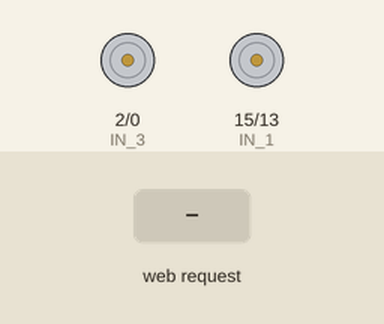
The sketch below on a simulated ESP8266 (NodeMCU). On the bench: motor-driver pin pairs drawn as motors (green arrow = first pin HIGH = forward, orange = second pin HIGH = backward, longer = more drive). The inputs (shaded band) are chosen by the test bench. What the sketch prints to the serial monitor is not drawn.

Above: at 1.2 s.
1.3 s: HTTP request GET /?State=F received
At 2.5 s:
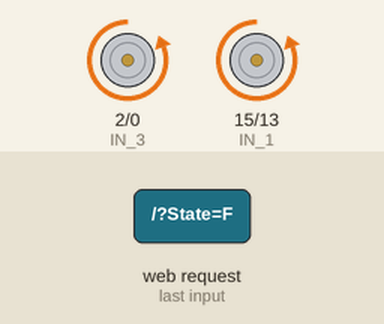
2.8 s: HTTP request GET /?State=B received
At 3.6 s:
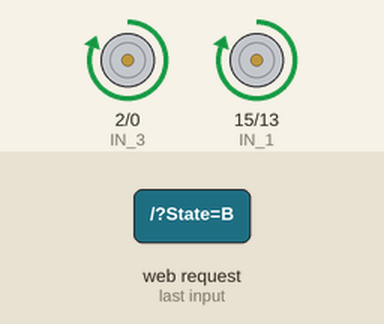
4.3 s: HTTP request GET /?State=R received
At 4.8 s:
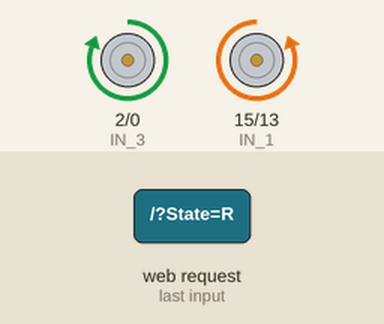
5.8 s: HTTP request GET /?State=L received
At 7.1 s:
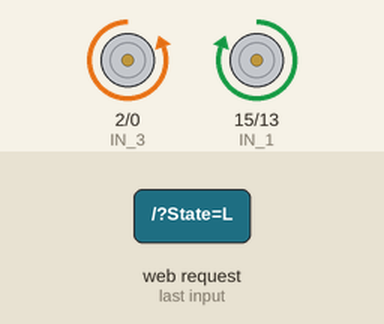
Timing chart, 0 to 8.3 s (numbered marks = the images above; inputs shaded):
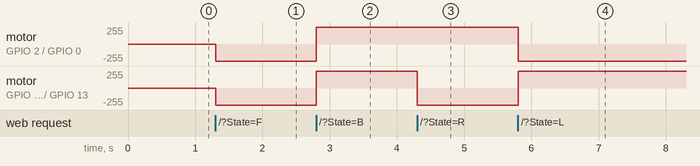

The sketch:

main.ino
```cpp
// (licence header left out)
/*
 Recoded by
 https://github.com/equinnoxy
 for removing some unused lines (pwm)
 */

//#define ENA   14          // Enable/speed motors Kiri          GPIO14(D5)
//#define ENB   12          // Enable/speed motors Kanan         GPIO12(D6)
#define IN_1  15          // L298N in1 motors Kiri             GPIO15(D8)
#define IN_2  13          // L298N in2 motors Kiri             GPIO13(D7)
#define IN_3  2           // L298N in3 motors Kanan            GPIO2(D4)
#define IN_4  0           // L298N in4 motors Kanan            GPIO0(D3)

#include <ESP8266WiFi.h>
#include <WiFiClient.h>
#include <ESP8266WebServer.h>

String command;             // String to store app command state.
//int speedCar = 800;         // 400 - 1023.
//int speed_Coeff = 3;

const char* ssid = "sum0 pr0t0typ3"; // you can change wifi name here
const char* psk = "77889900"; // password
ESP8266WebServer server(80);

void setup() {
 Serial.begin(115200);
// pinMode(ENA, OUTPUT);
// pinMode(ENB, OUTPUT);
 pinMode(IN_1, OUTPUT);
 pinMode(IN_2, OUTPUT);
 pinMode(IN_3, OUTPUT);
 pinMode(IN_4, OUTPUT);

// Connecting WiFi

  WiFi.mode(WIFI_AP);
  WiFi.softAP(ssid, psk);

  IPAddress myIP = WiFi.softAPIP();
  Serial.print("AP IP address: ");
  Serial.println(myIP);

 // Starting WEB-server
     server.on ( "/", HTTP_handleRoot );
     server.onNotFound ( HTTP_handleRoot );
     server.begin();
}

void jalanMaju(){
      Serial.println("Robot Maju");
      digitalWrite(IN_1, LOW);
      digitalWrite(IN_2, HIGH);
//      analogWrite(ENA, speedCar);
      digitalWrite(IN_3, LOW);
      digitalWrite(IN_4, HIGH);
//      analogWrite(ENB, speedCar);
  }

void jalanMundur(){
      Serial.println("Robot Mundur");
      digitalWrite(IN_1, HIGH);
      digitalWrite(IN_2, LOW);
//      analogWrite(ENA, speedCar);
      digitalWrite(IN_3, HIGH);
      digitalWrite(IN_4, LOW);
//      analogWrite(ENB, speedCar);
  }

void putarKiri(){
      Serial.println("Robot Putar Kiri");
      digitalWrite(IN_1, HIGH);
      digitalWrite(IN_2, LOW);
//      analogWrite(ENA, speedCar);
      digitalWrite(IN_3, LOW);
      digitalWrite(IN_4, HIGH);
//      analogWrite(ENB, speedCar);
  }

void putarKanan(){
      Serial.println("Robot Putar Kanan");
      digitalWrite(IN_1, LOW);
      digitalWrite(IN_2, HIGH);
//      analogWrite(ENA, speedCar);
      digitalWrite(IN_3, HIGH);
      digitalWrite(IN_4, LOW);
//      analogWrite(ENB, speedCar);
  }

/*
void jalanMajuKiri(){

      digitalWrite(IN_1, LOW);
      digitalWrite(IN_2, HIGH);
      analogWrite(ENA, speedCar/speed_Coeff);

      digitalWrite(IN_3, LOW);
      digitalWrite(IN_4, HIGH);
      analogWrite(ENB, speedCar);
   }

void jalanMajuKanan(){

      digitalWrite(IN_1, LOW);
      digitalWrite(IN_2, HIGH);
      analogWrite(ENA, speedCar);

      digitalWrite(IN_3, LOW);
      digitalWrite(IN_4, HIGH);
      analogWrite(ENB, speedCar/speed_Coeff);
  }

void jalanMundurKiri(){

      digitalWrite(IN_1, HIGH);
      digitalWrite(IN_2, LOW);
      analogWrite(ENA, speedCar/speed_Coeff);

      digitalWrite(IN_3, HIGH);
      digitalWrite(IN_4, LOW);
      analogWrite(ENB, speedCar);
  }

void jalanMundurKanan(){

      digitalWrite(IN_1, HIGH);
      digitalWrite(IN_2, LOW);
      analogWrite(ENA, speedCar);

      digitalWrite(IN_3, HIGH);
      digitalWrite(IN_4, LOW);
      analogWrite(ENB, speedCar/speed_Coeff);
  }
*/
void stopRobot(){
      Serial.println("Robot Berhenti");
      digitalWrite(IN_1, LOW);
      digitalWrite(IN_2, LOW);
//      analogWrite(ENA, speedCar);
      digitalWrite(IN_3, LOW);
      digitalWrite(IN_4, LOW);
//      analogWrite(ENB, speedCar);
 }

void loop() {
    server.handleClient();

      command = server.arg("State");
      if (command == "F") jalanMaju();
      else if (command == "B") jalanMundur();
      else if (command == "R") putarKanan();
      else if (command == "L") putarKiri();
/*    else if (command == "G") jalanMajuKiri();
      else if (command == "I") jalanMajuKanan();
      else if (command == "H") jalanMundurKiri();
      else if (command == "J") jalanMundurKanan();
      else if (command == "0") speedCar = 400;
      else if (command == "1") speedCar = 470;
      else if (command == "2") speedCar = 540;
      else if (command == "3") speedCar = 610;
      else if (command == "4") speedCar = 680;
      else if (command == "5") speedCar = 750;
      else if (command == "6") speedCar = 820;
      else if (command == "7") speedCar = 890;
      else if (command == "8") speedCar = 960;
      else if (command == "9") speedCar = 1023;
      else if (command == "S") stopRobot();
*/
}

void HTTP_handleRoot(void) {

if( server.hasArg("State") ){
       Serial.println(server.arg("State"));
  }
  server.send ( 200, "text/html", "" );
  delay(1);
}
```

Measured:
- after the input at 1.3 s, motor on GPIO 2 (IN_3) / GPIO 0 (IN_4), motor on GPIO 15 (IN_1) / GPIO 13 (IN_2): stopped → backward 255/255 at once
- after the input at 2.8 s, motor on GPIO 2 (IN_3) / GPIO 0 (IN_4), motor on GPIO 15 (IN_1) / GPIO 13 (IN_2): backward 255/255 → forward 255/255 at once
- after the input at 4.3 s, motor on GPIO 15 (IN_1) / GPIO 13 (IN_2): forward 255/255 → backward 255/255 at once
- after the input at 5.8 s, motor on GPIO 2 (IN_3) / GPIO 0 (IN_4): forward 255/255 → backward 255/255 at once; motor on GPIO 15 (IN_1) / GPIO 13 (IN_2): backward 255/255 → forward 255/255 at once
